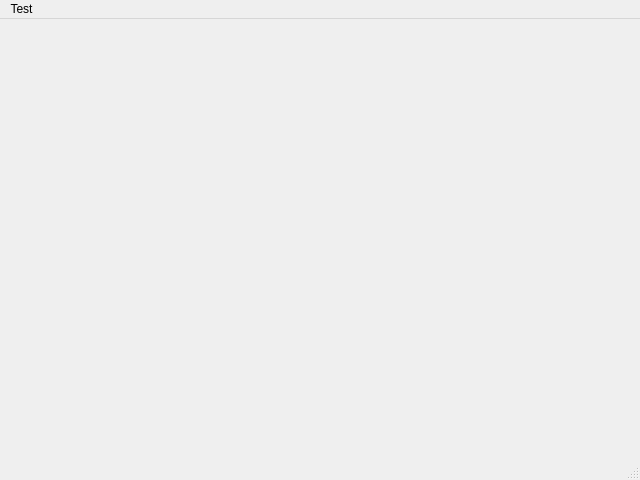
<?xml version="1.0" encoding="UTF-8"?>
<ui version="4.0">
 <class>GWindow</class>
 <widget class="QMainWindow" name="GWindow">
  <property name="geometry">
   <rect>
    <x>0</x>
    <y>0</y>
    <width>640</width>
    <height>480</height>
   </rect>
  </property>
  <property name="windowTitle">
   <string>MainWindow</string>
  </property>
  <widget class="QWidget" name="centralwidget"/>
  <widget class="QMenuBar" name="menubar">
   <property name="geometry">
    <rect>
     <x>0</x>
     <y>0</y>
     <width>640</width>
     <height>26</height>
    </rect>
   </property>
   <widget class="QMenu" name="menuTest">
    <property name="title">
     <string>Test</string>
    </property>
    <widget class="QMenu" name="menuFile">
     <property name="title">
      <string>Fichier</string>
     </property>
     <addaction name="actionSaveFile"/>
     <addaction name="actionDownloadFile"/>
    </widget>
    <widget class="QMenu" name="menuOptions">
     <property name="title">
      <string>Options</string>
     </property>
     <addaction name="actionCreateOption"/>
     <addaction name="actionEnableOption"/>
     <addaction name="actionDisableOption"/>
     <addaction name="actionReadOption"/>
     <addaction name="actionUpdateOption"/>
     <addaction name="actionDeleteOption"/>
     <addaction name="actionSearchOption"/>
    </widget>
    <widget class="QMenu" name="menuConnection">
     <property name="title">
      <string>Connexion</string>
     </property>
     <addaction name="actionStartConnection"/>
     <addaction name="actionCcreateAccount"/>
     <addaction name="actionEnableAccount"/>
     <addaction name="actionDisableAccount"/>
     <addaction name="actionRechercher_un_compte"/>
     <addaction name="actionModifier_un_compte"/>
     <addaction name="actionSupprimer_un_compte"/>
     <addaction name="actionCreateGroup"/>
     <addaction name="actionSearchGroup"/>
     <addaction name="actionDeleteAccount"/>
     <addaction name="actionUpdateGroup"/>
    </widget>
    <addaction name="menuFile"/>
    <addaction name="menuOptions"/>
    <addaction name="menuConnection"/>
   </widget>
   <addaction name="menuTest"/>
  </widget>
  <widget class="QStatusBar" name="statusbar"/>
  <action name="actionSaveFile">
   <property name="text">
    <string>Enregistrer un fichier</string>
   </property>
  </action>
  <action name="actionDownloadFile">
   <property name="text">
    <string>Télécharger un fichier</string>
   </property>
  </action>
  <action name="actionCreateOption">
   <property name="text">
    <string>Créer une option</string>
   </property>
  </action>
  <action name="actionEnableOption">
   <property name="text">
    <string>Activer une option</string>
   </property>
  </action>
  <action name="actionDisableOption">
   <property name="text">
    <string>Désactiver une option</string>
   </property>
  </action>
  <action name="actionReadOption">
   <property name="text">
    <string>Lire une option</string>
   </property>
  </action>
  <action name="actionUpdateOption">
   <property name="text">
    <string>Modifier une option</string>
   </property>
  </action>
  <action name="actionDeleteOption">
   <property name="text">
    <string>Supprimer une option</string>
   </property>
  </action>
  <action name="actionSearchOption">
   <property name="text">
    <string>Rechercher une option</string>
   </property>
  </action>
  <action name="actionStartConnection">
   <property name="text">
    <string>Démarrer une connexion</string>
   </property>
  </action>
  <action name="actionCcreateAccount">
   <property name="text">
    <string>Créer un compte</string>
   </property>
  </action>
  <action name="actionCreateGroup">
   <property name="text">
    <string>Créer un groupe</string>
   </property>
  </action>
  <action name="actionSearchGroup">
   <property name="text">
    <string>Rechercher un groupe</string>
   </property>
  </action>
  <action name="actionDeleteAccount">
   <property name="text">
    <string>Supprimer un groupe</string>
   </property>
  </action>
  <action name="actionUpdateGroup">
   <property name="text">
    <string>Modifier un groupe</string>
   </property>
  </action>
  <action name="actionEnableAccount">
   <property name="text">
    <string>Activer un compte</string>
   </property>
  </action>
  <action name="actionDisableAccount">
   <property name="text">
    <string>Désactiver un compte</string>
   </property>
  </action>
  <action name="actionRechercher_un_compte">
   <property name="text">
    <string>Rechercher un compte</string>
   </property>
  </action>
  <action name="actionModifier_un_compte">
   <property name="text">
    <string>Modifier un compte</string>
   </property>
  </action>
  <action name="actionSupprimer_un_compte">
   <property name="text">
    <string>Supprimer un compte</string>
   </property>
  </action>
 </widget>
 <resources/>
 <connections/>
</ui>
